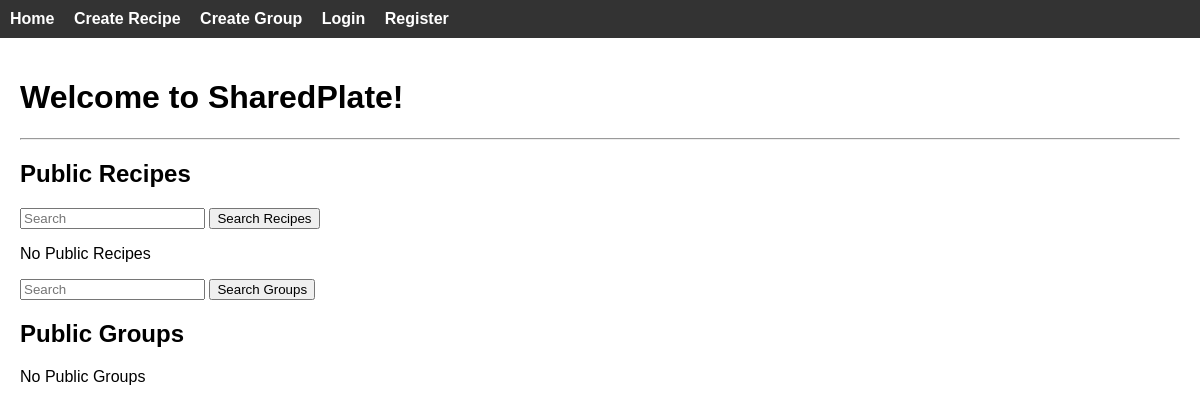
/, run on an earlier commit of the app's database.
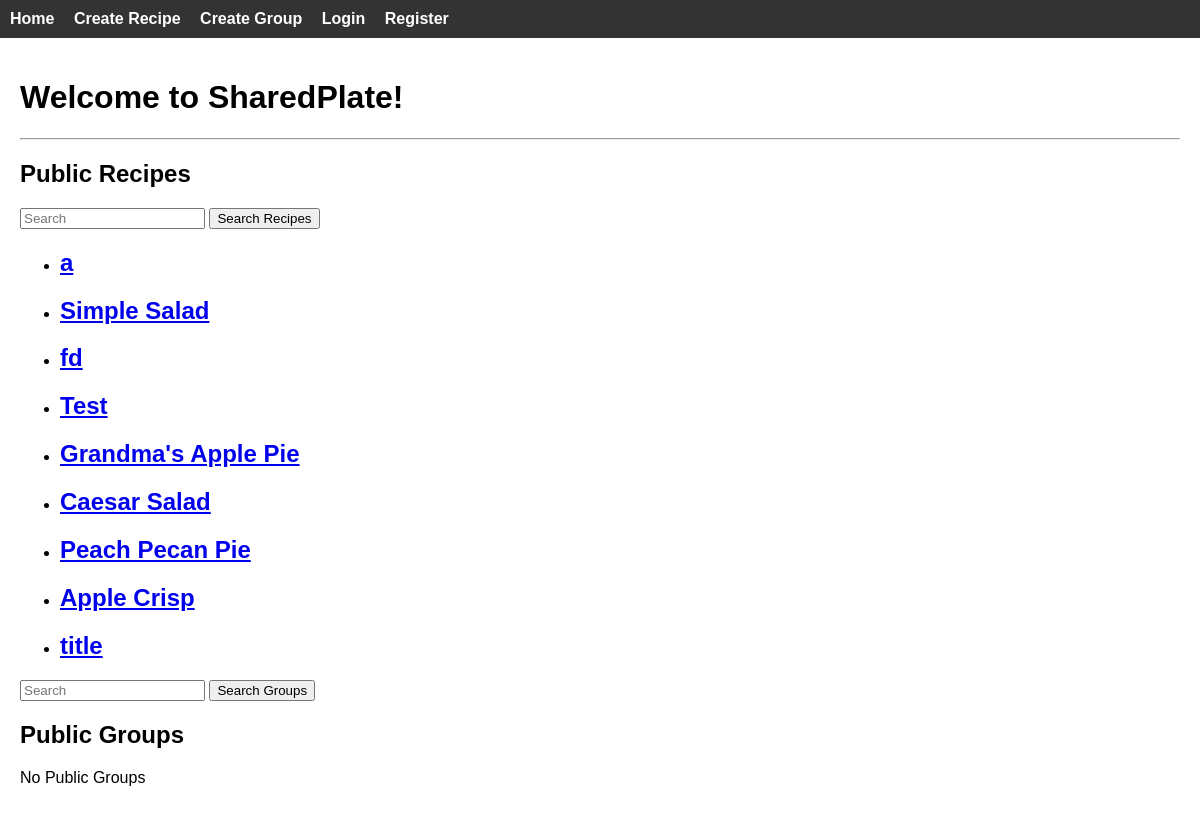
And on a later commit of the database.
### app/models.py (models this page shows)
class Recipe(db.Model):
    __tablename__ = 'recipe'
    id = db.Column(db.Integer, primary_key=True)
    user_email = db.Column(db.String(64), db.ForeignKey('user.email'), nullable=False)
    group_id = db.Column(db.Integer, db.ForeignKey('group.id'), nullable=False)
    title = db.Column(db.String(64), nullable=False)
    prep_time = db.Column(db.Integer, nullable = False)
    cook_time = db.Column(db.Integer, nullable=False)
    body = db.Column(db.TEXT, nullable=False)
    category = db.Column(db.String(64), nullable=False)
    num_serves = db.Column(db.Integer, nullable = False)
    privacy_setting = db.Column(db.String(64), nullable=False)
    is_validated = db.Column(db.Boolean, nullable=True)
    date_posted = db.Column(db.TEXT, nullable=False)
    forked_from_id = db.Column(db.Integer, db.ForeignKey('recipe.id'), nullable=True)

### app/routes.py (the view)
@app.route('/', methods=['GET'])
def home():
    form = SearchRecipe(request.args)
    form2 = SearchGroup(request.args)
    recipes_query = Recipe.query.filter_by(privacy_setting='public')
    groups_query = Group.query.filter_by(privacy_setting='public')
    if form.searchA.data and form.searchA.data.strip():
        recipes_query = recipes_query.filter(
            Recipe.title.ilike(f"%{form.searchA.data}%")
        )
    if form2.searchB.data and form2.searchB.data.strip():
        groups_query = groups_query.filter(
            Group.group_name.ilike(f"%{form2.searchB.data}%")
        )
    recipes = recipes_query.all()
    groups = groups_query.all()
    return render_template('index.html', recipes=recipes, groups=groups, form=form, form2=form2)

### app/forms.py
class SearchRecipe(FlaskForm):
    searchA = StringField("Search recipes:", validators=[Optional()])
    submitA = SubmitField('Search Recipes')

class SearchGroup(FlaskForm):
    searchB = StringField("Search groups:", validators=[Optional()])
    submitB = SubmitField('Search Groups')

### app/templates/index.html (shortened to what this page needs)
{% extends "base.html" %}
{% block content %}
  <h1>Welcome to SharedPlate!</h1>
  <hr>
<h2> Public Recipes </h2>
  <form method="get" action="{{ url_for('home') }}" autocomplete="off">
    {{ form.searchA(placeholder='Search') }}
    {{ form.submitA }}
  </form>
  {% if recipes %}
    <ul class="recipes">
      {% for recipe in recipes %}
        <li class="recipe">
          <h2><a href="{{ url_for('recipe_detail', recipe_id=recipe.id) }}">{{ recipe.title }}</a></h2>
        </li>
      {% endfor %}
    </ul>
  {% else %}
    <p>No Public Recipes</p>
  {% endif %}
  <form method="get" action="{{ url_for('home') }}" autocomplete="off">
    {{ form2.searchB(placeholder='Search') }}
    {{ form2.submitB }}
  </form>
<h2> Public Groups </h2>
  {% if groups %}
    <ul class="groups">
      {% for group in groups %}
        <li class="group">
          <h2> {{ group.group_name }} </h2>
        </li>
      {% endfor %}
    </ul>
  {% else %}
    <p>No Public Groups</p>
  {% endif %}
{% endblock %}

What changed in the data, as far as the page shows it:
added Recipe: title "a"
added Recipe: title "Simple Salad"
added Recipe: title "fd"
added Recipe: title "Test"
added Recipe: title "Grandma's Apple Pie"
added Recipe: title "Caesar Salad"
added Recipe: title "Peach Pecan Pie"
added Recipe: title "Apple Crisp"
added Recipe: title "title"
Also different on the page:
text no longer shown: "No Public Recipes"
